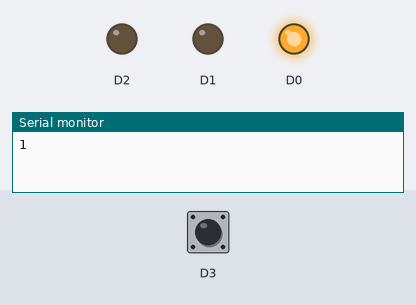
Bench run of a sketch on a simulated ESP8266 (NodeMCU). Shown: output pins drawn as LEDs (lit = HIGH), the last lines printed to the serial monitor. Inputs (shaded band) come from the test bench; at power-on: D3 HIGH.

Above: at 0.5 s.
At 2.5 s:
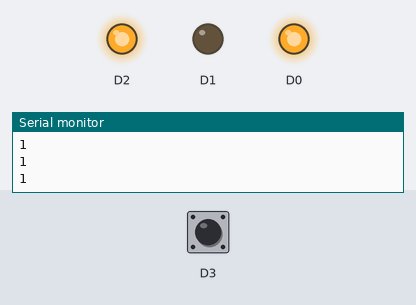
At 3.5 s:
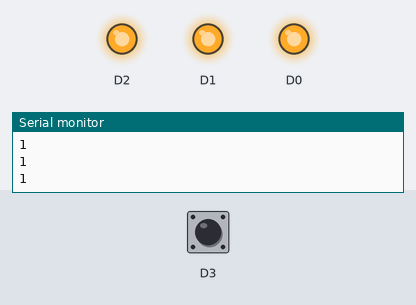
At 4.5 s:
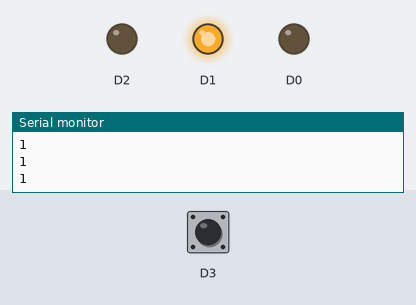
At 6.5 s:
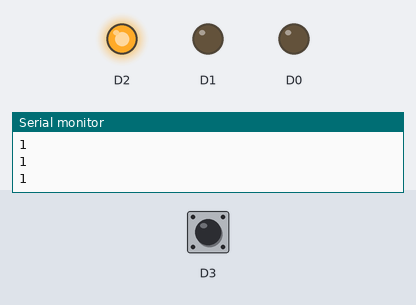
At 8.5 s:
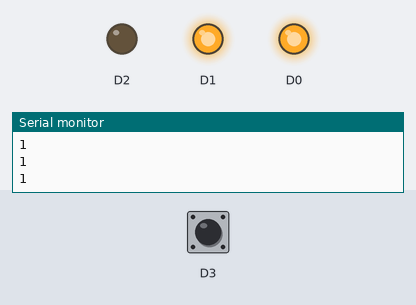
Timing chart, 0 to 9.1 s (numbered marks = the images above):
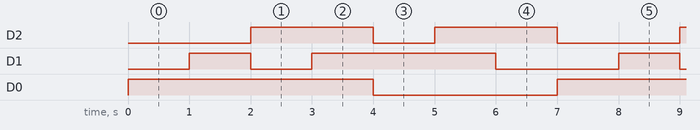

The sketch:

_1.ino
```cpp
int num = 0;
void setup() {
  Serial.begin(115200);
  pinMode(D0, OUTPUT);
  pinMode(D1, OUTPUT);
  pinMode(D2, OUTPUT);
}

void loop() {
  Serial.println(digitalRead(D3));
  if (num==0){
    digitalWrite(D0, 1);
    digitalWrite(D1, 0);
    digitalWrite(D2, 0);
    num++;
  }
  else if (num==1){
    digitalWrite(D0, 1);
    digitalWrite(D1, 1);
    digitalWrite(D2, 0);
    num++;
  }
  else if (num==2){
    digitalWrite(D0, 1);
    digitalWrite(D1, 0);
    digitalWrite(D2, 1);
    num++;
  }
  else if (num==3){
    digitalWrite(D0, 1);
    digitalWrite(D1, 1);
    digitalWrite(D2, 1);
    num++;
  }
  else if (num==4){
    digitalWrite(D0, 0);
    digitalWrite(D1, 1);
    digitalWrite(D2, 0);
    num++;
  }
  else if (num==5){
    digitalWrite(D0, 0);
    digitalWrite(D1, 1);
    digitalWrite(D2, 1);
    num++;
  }
  else if (num==6){
    digitalWrite(D0, 0);
    digitalWrite(D1, 0);
    digitalWrite(D2, 1);
    num=0;
  }
  delay(1000);
}
```

Measured:
- by itself, D2: repeats every 7.0 s: LOW 1.0 s, HIGH 2.0 s, LOW 2.0 s, HIGH 2.0 s
- by itself, D1: repeats every 7.0 s: LOW 1.0 s, HIGH 3.0 s, LOW 2.0 s, HIGH 1.0 s
- by itself, D0: alternates HIGH for 4.0 s and LOW for 3.0 s
